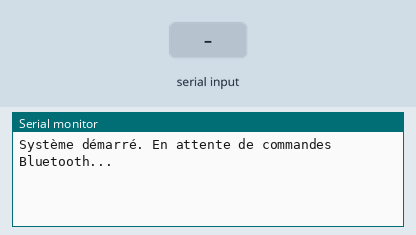
Recording of a sketch running on a simulated Arduino Mega 2560, built with avr-gcc and run on an emulated ATmega2560. Parts: the last lines printed to the serial monitor. The test bench sets the inputs (shaded band).

Above: at 1.2 s.
1.3 s: "OK+CONN\n" received over the second serial link
At 1.9 s:
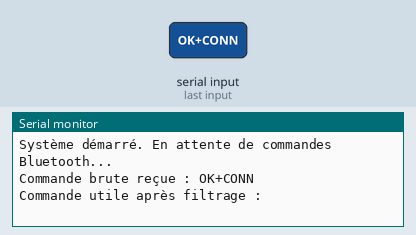
2.8 s: "OK+LOST\n" received over the second serial link
At 4.0 s:
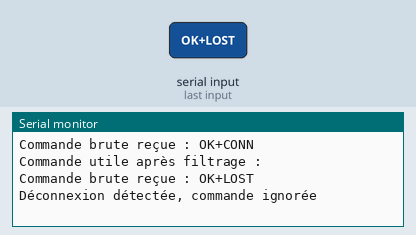
4.3 s: "1\n" received over the second serial link
At 5.3 s:
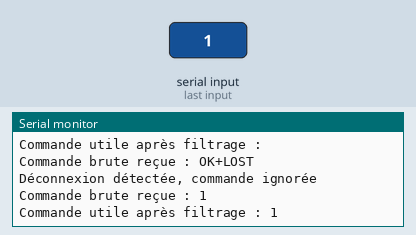

The sketch:

bt_g6.ino
```cpp
void setup() {
  // Pour le debug via USB sur le moniteur série
  Serial.begin(115200);
  // Pour la communication Bluetooth (par exemple via HM-10 connecté sur Serial1)
  Serial1.begin(115200);  // Ajuste ce baudrate selon ton module


  Serial.println("Système démarré. En attente de commandes Bluetooth...");

}
void loop() {
  if (Serial1.available()) {
    // Lecture de la commande jusqu'au saut de ligne
    String commande = Serial1.readStringUntil('\n');
    commande.trim();  // Supprime espaces et retours superflus
    Serial.print("Commande brute reçue : ");
    Serial.println(commande);


    // Si la chaîne commence par "OK+CONN", on la nettoie pour récupérer la commande utile
    if (commande.startsWith("OK+CONN")) {
      commande = commande.substring(7); // Supprime les 7 premiers caractères ("OK+CONN")
    }


    // Pour ignorer une éventuelle réponse "OK+LOST" indiquant une déconnexion
    if (commande.startsWith("OK+LOST")) {
      Serial.println("Déconnexion détectée, commande ignorée");
      return;
    }


    Serial.print("Commande utile après filtrage : ");
    Serial.println(commande);


  }
}
```

Measured:
- after the input at 1.3 s, the serial monitor: prints a new line at once (image 1)
- after the input at 2.8 s, the serial monitor: prints a new line at once (image 2)
- after the input at 4.3 s, the serial monitor: prints a new line at once (image 3)
